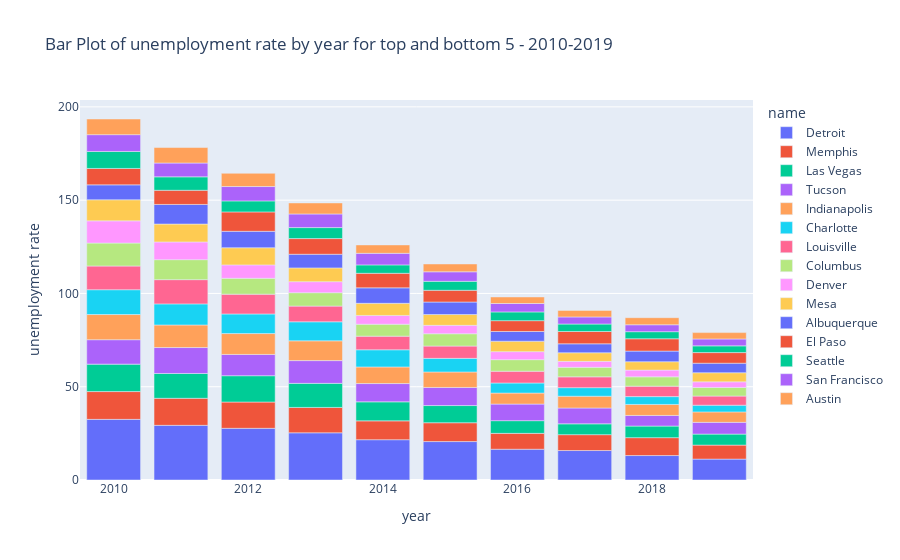

This figure's notebook cell:
### Code cell
#Plotly bar graph of unemployment rate by year for top and bottom 5 - 2010-2019. Estimate population 1 year and over

fig = px.bar(unemp_15, y='unemployment_rate', x='year', color='name', 
             title='Bar Plot of unemployment rate by year for top and bottom 5 - 2010-2019',
             labels={col:col.replace('_', ' ') for col in unemp_15.columns}) # remove underscore
fig.show()

### Figure 1 — Plotly figure (JSON) as saved in the notebook; plotly's stock layout.template omitted (floating-point values rounded to 4 significant figures)
{"data": [{"alignmentgroup": "True", "hovertemplate": "name=Detroit<br>year=%{x}<br>unemployment rate=%{y}<extra></extra>", "legendgroup": "Detroit", "marker": {"color": "#636efa", "pattern": {"shape": ""}}, "name": "Detroit", "offsetgroup": "Detroit", "orientation": "v", "showlegend": true, "textposition": "auto", "type": "bar", "x": [2010, 2011, 2012, 2013, 2014, 2015, 2016, 2017, 2018, 2019], "xaxis": "x", "y": [32.5, 29.3, 27.7, 25.3, 21.6, 20.6, 16.5, 15.8, 13.1, 11.2], "yaxis": "y"}, {"alignmentgroup": "True", "hovertemplate": "name=Memphis<br>year=%{x}<br>unemployment rate=%{y}<extra></extra>", "legendgroup": "Memphis", "marker": {"color": "#EF553B", "pattern": {"shape": ""}}, "name": "Memphis", "offsetgroup": "Memphis", "orientation": "v", "showlegend": true, "textposition": "auto", "type": "bar", "x": [2010, 2011, 2012, 2013, 2015, 2014, 2018, 2016, 2017, 2019], "xaxis": "x", "y": [14.9, 14.5, 14.1, 13.6, 10.1, 10.1, 9.6, 8.5, 8.5, 7.5], "yaxis": "y"}, {"alignmentgroup": "True", "hovertemplate": "name=Las Vegas<br>year=%{x}<br>unemployment rate=%{y}<extra></extra>", "legendgroup": "Las Vegas", "marker": {"color": "#00cc96", "pattern": {"shape": ""}}, "name": "Las Vegas", "offsetgroup": "Las Vegas", "orientation": "v", "showlegend": true, "textposition": "auto", "type": "bar", "x": [2010, 2012, 2011, 2013, 2014, 2015, 2016, 2018, 2019, 2017], "xaxis": "x", "y": [14.7, 14.1, 13.3, 12.9, 10.2, 9.2, 6.8, 6.2, 5.9, 5.8], "yaxis": "y"}, {"alignmentgroup": "True", "hovertemplate": "name=Tucson<br>year=%{x}<br>unemployment rate=%{y}<extra></extra>", "legendgroup": "Tucson", "marker": {"color": "#ab63fa", "pattern": {"shape": ""}}, "name": "Tucson", "offsetgroup": "Tucson", "orientation": "v", "showlegend": true, "textposition": "auto", "type": "bar", "x": [2011, 2010, 2013, 2012, 2014, 2015, 2016, 2017, 2019, 2018], "xaxis": "x", "y": [13.9, 13.1, 12.2, 11.4, 9.8, 9.7, 8.9, 8.5, 6.3, 5.7], "yaxis": "y"}, {"alignmentgroup": "True", "hovertemplate": "name=Indianapolis<br>year=%{x}<br>unemployment rate=%{y}<extra></extra>", "legendgroup": "Indianapolis", "marker": {"color": "#FFA15A", "pattern": {"shape": ""}}, "name": "Indianapolis", "offsetgroup": "Indianapolis", "orientation": "v", "showlegend": true, "textposition": "auto", "type": "bar", "x": [2010, 2011, 2012, 2013, 2014, 2015, 2017, 2016, 2018, 2019], "xaxis": "x", "y": [13.5, 12.1, 11.2, 10.6, 8.9, 8.3, 6.3, 5.9, 5.9, 5.6], "yaxis": "y"}, {"alignmentgroup": "True", "hovertemplate": "name=Charlotte<br>year=%{x}<br>unemployment rate=%{y}<extra></extra>", "legendgroup": "Charlotte", "marker": {"color": "#19d3f3", "pattern": {"shape": ""}}, "name": "Charlotte", "offsetgroup": "Charlotte", "orientation": "v", "showlegend": true, "textposition": "auto", "type": "bar", "x": [2010, 2011, 2012, 2013, 2014, 2015, 2016, 2017, 2018, 2019], "xaxis": "x", "y": [13.3, 11.3, 10.5, 10.2, 9.2, 7.3, 5.4, 4.6, 4.2, 3.6], "yaxis": "y"}, {"alignmentgroup": "True", "hovertemplate": "name=Louisville<br>year=%{x}<br>unemployment rate=%{y}<extra></extra>", "legendgroup": "Louisville", "marker": {"color": "#FF6692", "pattern": {"shape": ""}}, "name": "Louisville", "offsetgroup": "Louisville", "orientation": "v", "showlegend": true, "textposition": "auto", "type": "bar", "x": [2011, 2010, 2012, 2013, 2014, 2015, 2016, 2017, 2018, 2019], "xaxis": "x", "y": [13, 12.7, 10.6, 8.4, 7.3, 6.6, 6.3, 5.8, 5.6, 4.9], "yaxis": "y"}, {"alignmentgroup": "True", "hovertemplate": "name=Columbus<br>year=%{x}<br>unemployment rate=%{y}<extra></extra>", "legendgroup": "Columbus", "marker": {"color": "#B6E880", "pattern": {"shape": ""}}, "name": "Columbus", "offsetgroup": "Columbus", "orientation": "v", "showlegend": true, "textposition": "auto", "type": "bar", "x": [2010, 2011, 2012, 2013, 2015, 2014, 2016, 2017, 2018, 2019], "xaxis": "x", "y": [12.3, 10.7, 8.5, 7.2, 6.6, 6.4, 6.2, 5.1, 5, 4.6], "yaxis": "y"}, {"alignmentgroup": "True", "hovertemplate": "name=Denver<br>year=%{x}<br>unemployment rate=%{y}<extra></extra>", "legendgroup": "Denver", "marker": {"color": "#FF97FF", "pattern": {"shape": ""}}, "name": "Denver", "offsetgroup": "Denver", "orientation": "v", "showlegend": true, "textposition": "auto", "type": "bar", "x": [2010, 2011, 2012, 2013, 2014, 2015, 2016, 2018, 2017, 2019], "xaxis": "x", "y": [11.9, 9.5, 7.2, 5.9, 4.7, 4.5, 4.3, 3.6, 3.2, 3], "yaxis": "y"}, {"alignmentgroup": "True", "hovertemplate": "name=Mesa<br>year=%{x}<br>unemployment rate=%{y}<extra></extra>", "legendgroup": "Mesa", "marker": {"color": "#FECB52", "pattern": {"shape": ""}}, "name": "Mesa", "offsetgroup": "Mesa", "orientation": "v", "showlegend": true, "textposition": "auto", "type": "bar", "x": [2010, 2011, 2012, 2013, 2014, 2015, 2016, 2019, 2017, 2018], "xaxis": "x", "y": [11.3, 9.6, 9.2, 7.4, 6.5, 5.8, 5.6, 4.9, 4.6, 4.5], "yaxis": "y"}, {"alignmentgroup": "True", "hovertemplate": "name=Albuquerque<br>year=%{x}<br>unemployment rate=%{y}<extra></extra>", "legendgroup": "Albuquerque", "marker": {"color": "#636efa", "pattern": {"shape": ""}}, "name": "Albuquerque", "offsetgroup": "Albuquerque", "orientation": "v", "showlegend": true, "textposition": "auto", "type": "bar", "x": [2011, 2012, 2014, 2010, 2013, 2015, 2018, 2016, 2019, 2017], "xaxis": "x", "y": [10.5, 8.8, 8.3, 8, 7.3, 6.7, 5.7, 5.2, 5.1, 4.8], "yaxis": "y"}, {"alignmentgroup": "True", "hovertemplate": "name=El Paso<br>year=%{x}<br>unemployment rate=%{y}<extra></extra>", "legendgroup": "El Paso", "marker": {"color": "#EF553B", "pattern": {"shape": ""}}, "name": "El Paso", "offsetgroup": "El Paso", "orientation": "v", "showlegend": true, "textposition": "auto", "type": "bar", "x": [2012, 2010, 2013, 2014, 2011, 2017, 2018, 2015, 2016, 2019], "xaxis": "x", "y": [10.4, 8.8, 8.4, 7.8, 7.6, 6.6, 6.6, 6.3, 5.8, 5.7], "yaxis": "y"}, {"alignmentgroup": "True", "hovertemplate": "name=Seattle<br>year=%{x}<br>unemployment rate=%{y}<extra></extra>", "legendgroup": "Seattle", "marker": {"color": "#00cc96", "pattern": {"shape": ""}}, "name": "Seattle", "offsetgroup": "Seattle", "orientation": "v", "showlegend": true, "textposition": "auto", "type": "bar", "x": [2010, 2011, 2013, 2012, 2015, 2016, 2014, 2017, 2018, 2019], "xaxis": "x", "y": [9.1, 7.2, 5.9, 5.9, 4.8, 4.7, 4.5, 4, 3.8, 3.6], "yaxis": "y"}, {"alignmentgroup": "True", "hovertemplate": "name=San Francisco<br>year=%{x}<br>unemployment rate=%{y}<extra></extra>", "legendgroup": "San Francisco", "marker": {"color": "#ab63fa", "pattern": {"shape": ""}}, "name": "San Francisco", "offsetgroup": "San Francisco", "orientation": "v", "showlegend": true, "textposition": "auto", "type": "bar", "x": [2010, 2012, 2011, 2013, 2014, 2015, 2016, 2017, 2019, 2018], "xaxis": "x", "y": [9, 7.7, 7.4, 7.3, 6.2, 5.1, 4.5, 3.8, 3.7, 3.7], "yaxis": "y"}, {"alignmentgroup": "True", "hovertemplate": "name=Austin<br>year=%{x}<br>unemployment rate=%{y}<extra></extra>", "legendgroup": "Austin", "marker": {"color": "#FFA15A", "pattern": {"shape": ""}}, "name": "Austin", "offsetgroup": "Austin", "orientation": "v", "showlegend": true, "textposition": "auto", "type": "bar", "x": [2010, 2011, 2012, 2013, 2014, 2015, 2018, 2016, 2017, 2019], "xaxis": "x", "y": [8.4, 8.3, 7.1, 5.9, 4.5, 4.2, 3.8, 3.5, 3.5, 3.4], "yaxis": "y"}], "layout": {"barmode": "relative", "legend": {"title": {"text": "name"}, "tracegroupgap": 0}, "title": {"text": "Bar Plot of unemployment rate by year for top and bottom 5 - 2010-2019"}, "xaxis": {"anchor": "y", "domain": [0, 1], "title": {"text": "year"}}, "yaxis": {"anchor": "x", "domain": [0, 1], "title": {"text": "unemployment rate"}}}}
